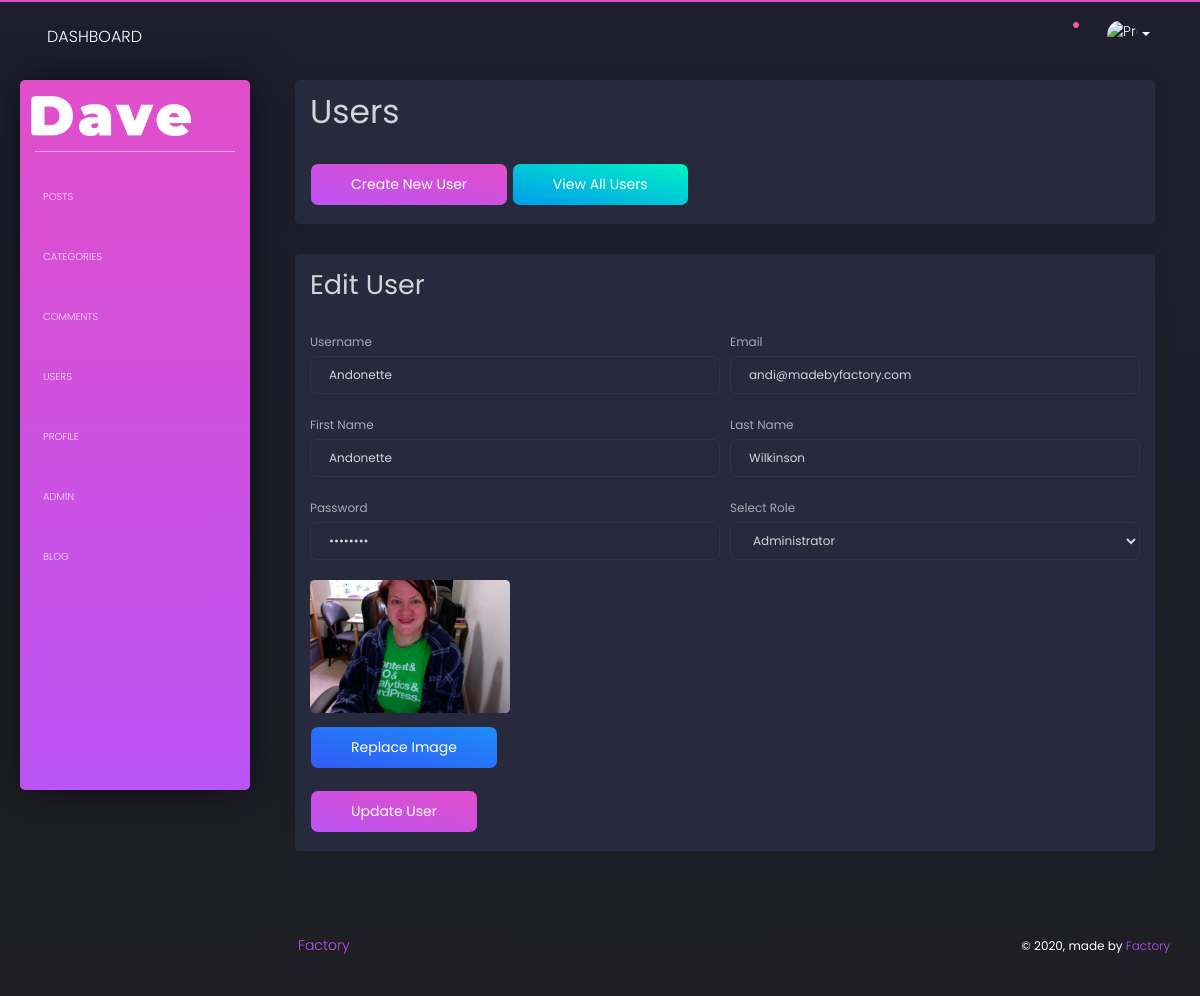
The app's page /admin/users.php?source=update_user&u_id=1 (signed in) with its own data.
### tables this page shows
CREATE TABLE `users` (
  `user_id` int(11) unsigned NOT NULL AUTO_INCREMENT,
  `user_name` varchar(255) DEFAULT NULL,
  `user_password` varchar(255) DEFAULT NULL,
  `user_firstname` varchar(255) DEFAULT NULL,
  `user_lastname` varchar(255) DEFAULT NULL,
  `user_email` varchar(255) DEFAULT NULL,
  `user_image` text,
  `user_role` varchar(255) DEFAULT NULL,
  `randSalt` varchar(255) DEFAULT NULL,
  PRIMARY KEY (`user_id`)
);

### admin/includes/users/update-user.php (the view, shortened to what this page needs)
<?php
global $connection;
if (isset($_GET['u_id'])) {
  $url_user_id = $_GET['u_id'];
}
$query = "SELECT * FROM users WHERE user_id = $url_user_id";
$select_user_by_id = mysqli_query($connection, $query);
while ($row = mysqli_fetch_assoc($select_user_by_id)) {
  $user_name = $row['user_name'];
  $user_email = $row['user_email'];
  $user_firstname = $row['user_firstname'];
  $user_lastname = $row['user_lastname'];
  $user_role = $row['user_role'];
  $user_password = $row['user_password'];
  $user_image = $row['user_image'];
}
?>
<div class="card">
  <div class="card-body">
    <h2>Edit User</h2>
    <form action="" method="post" enctype="multipart/form-data">
      <div class="form-row">
        <div class="col-md-6 col-sm-12">
          <div class="form-group">
            <label for="user_name">Username</label>
            <input type="text" class="form-control" name="user_name" value="<?php echo $user_name; ?>">
          </div>
        </div>
        <div class="col-md-6 col-sm-12">
          <div class="form-group">
            <label for="user_email">Email</label>
            <input type="email" class="form-control" name="user_email" value="<?php echo $user_email; ?>">
          </div>
        </div>
      </div>
      <div class="form-row">
        <div class="col-md-6 col-sm-12">
          <div class="form-group">
            <label for="user_firstname">First Name</label>
            <input type="text" class="form-control" name="user_firstname" value="<?php echo $user_firstname; ?>">
          </div>
        </div>
        <div class="col-md-6 col-sm-12">
          <div class="form-group">
            <label for="user_lastname">Last Name</label>
            <input type="text" class="form-control" name="user_lastname" value="<?php echo $user_lastname; ?>">
          </div>
        </div>
      </div>
      <div class="form-row">
        <div class="col-md-6 col-sm-12">
          <div class="form-group">
            <label for="user_password">Password</label>
            <input type="password" class="form-control" name="user_password" value="<?php echo $user_password; ?>">
          </div>
        </div>
        <div class="col-md-6 col-sm-12">
          <div class="form-group">
            <label for="user_role">Select Role</label><br>
            <select class="form-control" name="user_role">
              <option value="<?php echo $user_role; ?>"><?php echo $user_role; ?></option>
            </select>
          </div>
        </div>
      </div>
      <div class="form-row">
        <div class="col-md-6 col-sm-12">
          <div class="form-group">
            <img src="../images/users/<?php echo $user_image; ?>" alt="" style="max-width: 200px;">
          </div>
          <div class="form-group">
            <label for="user_image"><span class="btn btn-info">Replace Image</span></label>
          </div>
        </div>
      </div>
      <button type="submit" class="btn btn-primary" name="update_user">Update User</button>
    </form>
  </div>
</div>

### admin/css/style.css (style rules this page uses)
.btn { font-weight: 400 !important; font-size: 14px; }

### records on screen
users: user_name "Andonette", user_email "andi@madebyfactory.com", user_firstname "Andonette", user_lastname "Wilkinson", user_role "Administrator"
